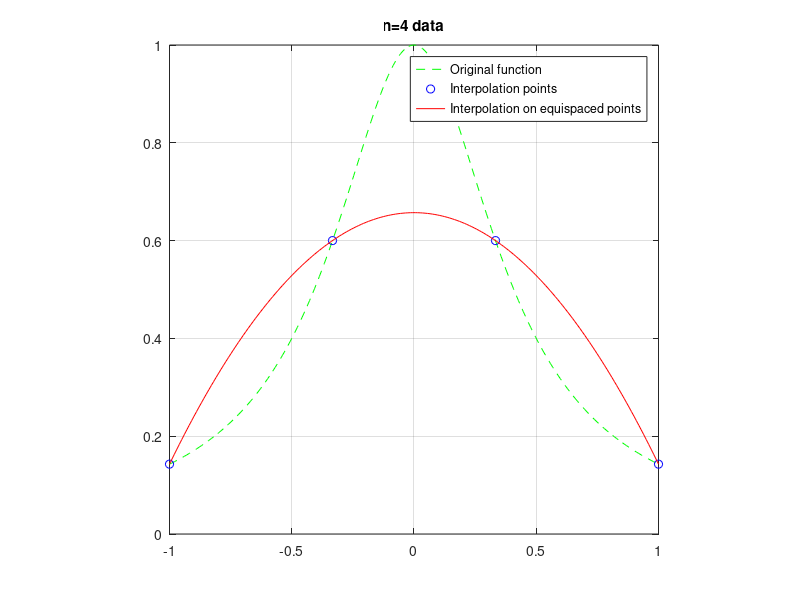
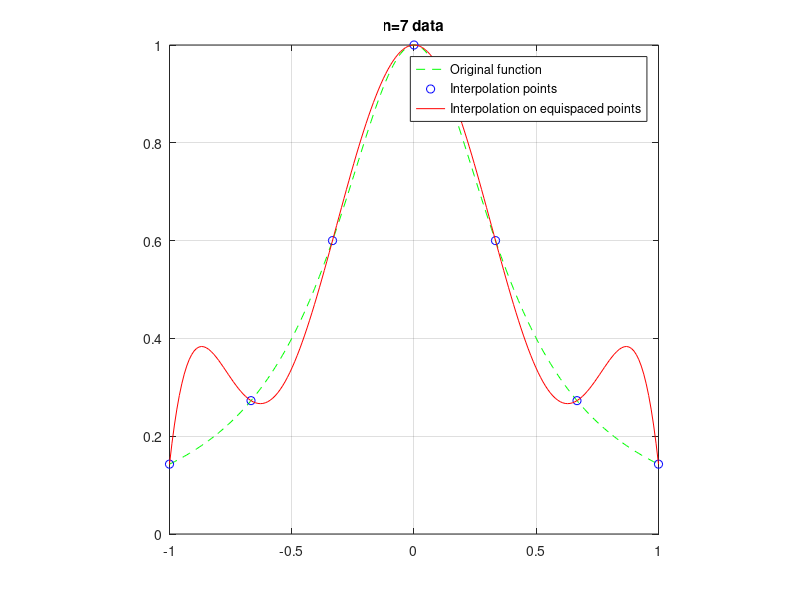
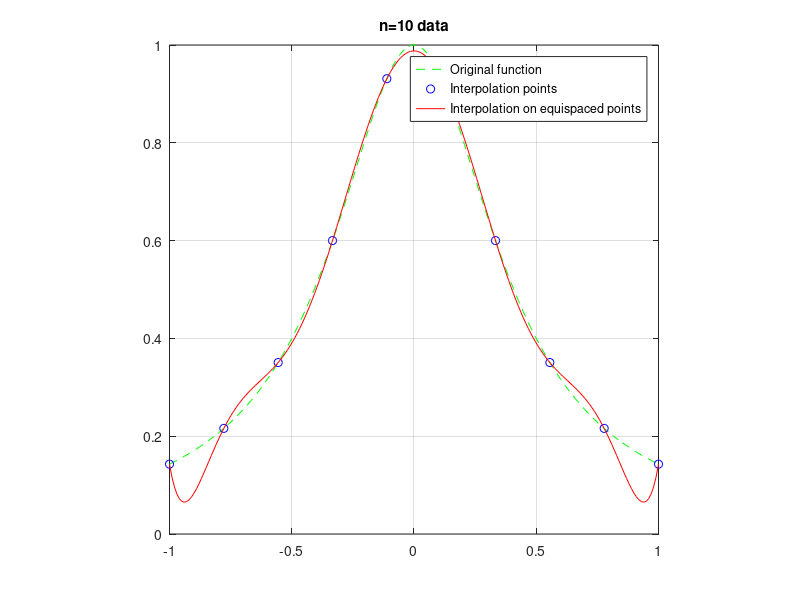
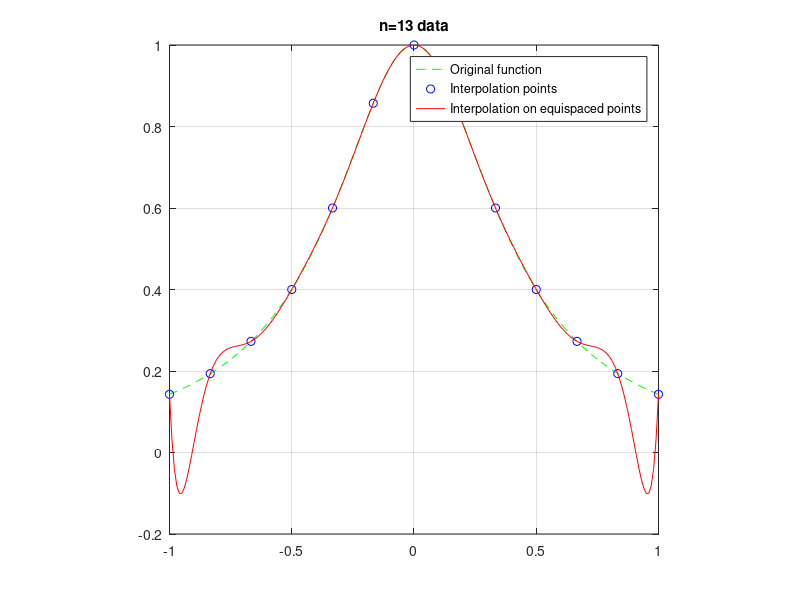

Write MATLAB code to recreate these figures, in order.

% Polynomial interpolation on eq. nodes
clear all; close all;
xbar = linspace(-1,1,200)'; % needed for plotting the fun
ybar = 1./(1+6*xbar.^2); % needed for plotting the fun
s = 1;
for n=3:3:39
    close all
    x =linspace(-1,1,n+1);    %equispaced interpolation pts
    y =1./(1+6*x.^2);         %Runge fct at the interp. pts
    String = ['The conditioning of the Vandermonde matrix with n=' ,num2str(n+1),' equispaced data is:']
    V = vander(x);
    % V c = y 
    % c = V\y;
    Cond_number(s) = cond(V,1); 
    
    Cond_number(s)

% Compute the coefficients via polyfit     
    c = polyfit(x,y,n);
    p = polyval(c,xbar);

% Alternative 
% Compute the coefficients via the Vandermonde matrix    
%     c = V\y';
%     p = polyval(c,xbar);

% Compute the maximum error
    max_err(s) = max(abs(p-ybar));
    s = s+1;
    
    figure
    hold on
    box on
    axis square    
    plot(xbar,ybar,'g--', x,y,'bo',xbar,p,'r-');
    grid on
    title(['n=' num2str(n+1) ' data'])
    legend('Original function','Interpolation points',...
        'Interpolation on equispaced points'), pause(2.5)
end
%%
figure 
semilogy(3:3:39,Cond_number,'-*m')
title(['Condition number of the Vandermonde matrix (Equispaced data)'])
hold on 
box on 
axis square 
grid on 

%%
figure 
semilogy(3:3:39,max_err,'-*m')
title(['Max interpolation error (Equispaced data)'])
title(['Maximum Error'])
xlabel('n')
ylabel('Maximum error')
hold on 
box on 
axis square 
grid on 
